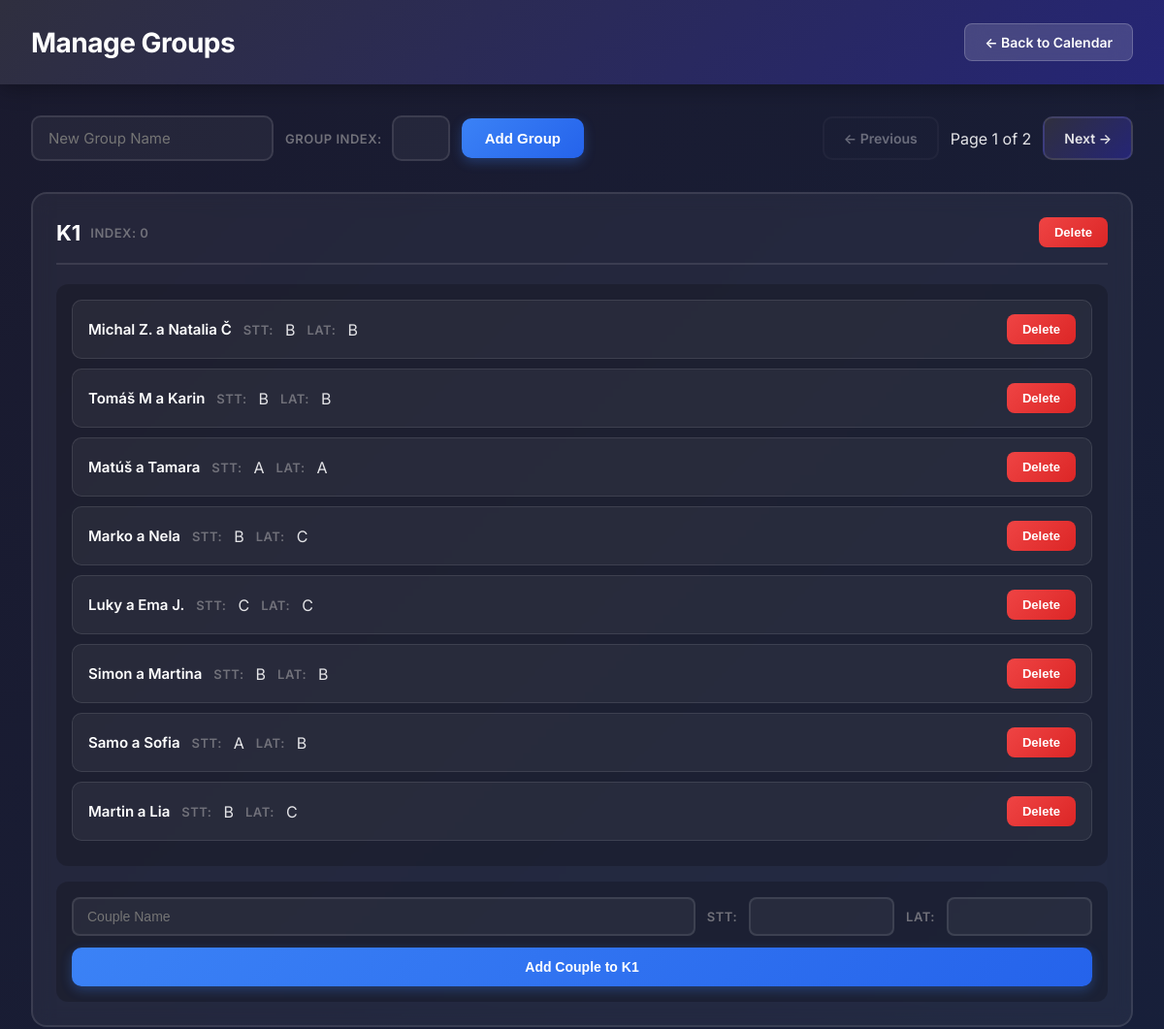
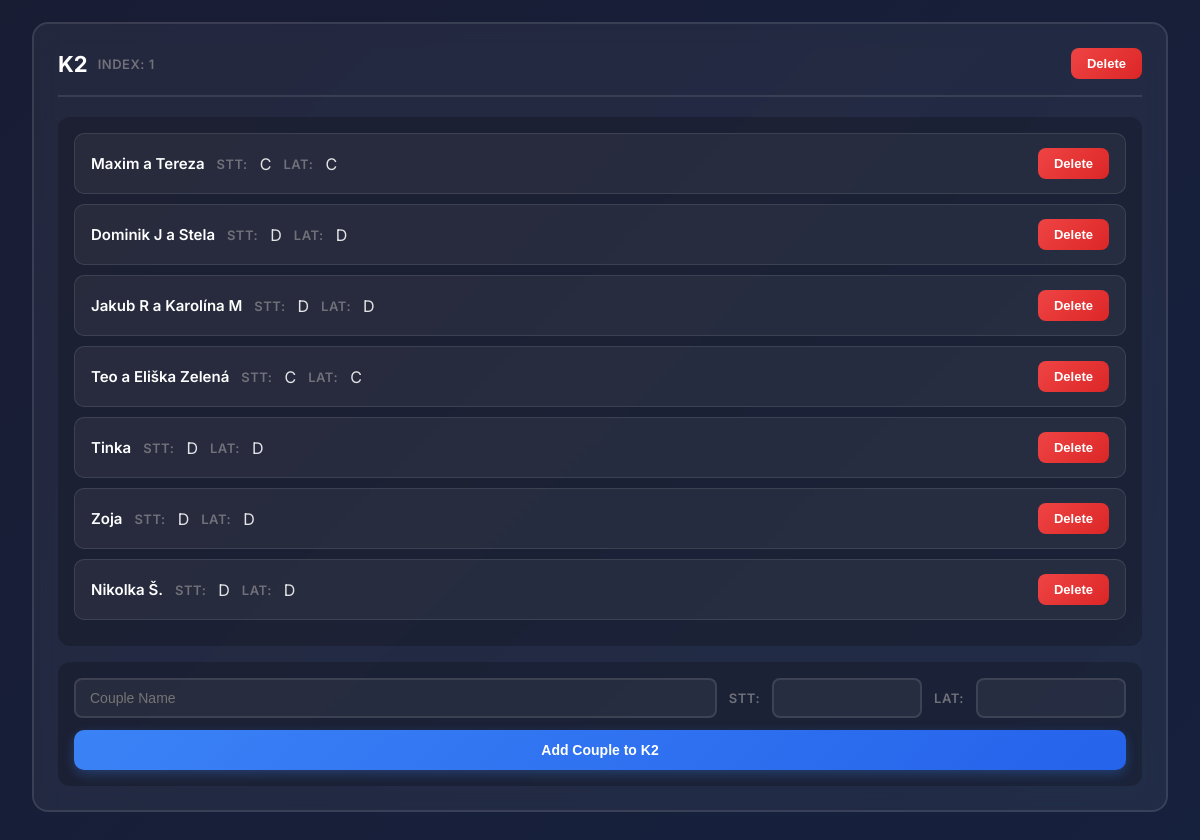
/manage_groups/, run on the app's committed database (2 pictures, top to bottom).
### main/models.py (models this page shows, shortened)
class Group(models.Model):
    name = models.CharField(max_length=200)
    index = models.IntegerField(default=0)  # For sorting groups
    couples = []

class Couple(models.Model):
    name = models.CharField(max_length=200)
    min_duration = models.IntegerField(default=60)
    group = models.ForeignKey('Group', on_delete=models.CASCADE, related_name='couples', null=True, blank=True)
    dance_class_lat = models.CharField(max_length=100,)
    dance_class_stt = models.CharField(max_length=100,)

### main/views.py (the view)
# urls.py: path('manage_groups/', views.manage_groups, name='manage_groups'),
def manage_groups(request):
    all_groups = Group.objects.all()
    paginator = Paginator(all_groups, 2)
    page_number = request.GET.get('page', 1)
    page_obj = paginator.get_page(page_number)
    error_message = request.GET.get('error', None)
    success_message = request.GET.get('success', None)
    return render(request, 'manage_groups.html', {
        'page_obj':page_obj,
        'groups':page_obj.object_list,
        'error_message': error_message,
        'success_message': success_message,
    })

### main/templates/manage_groups.html (shortened to what this page needs)
<!DOCTYPE html>
<html lang="en">
<head>
</head>
<body>
    <div class="header">
        <h1>Manage Groups</h1>
        <a href="{% url 'calendar_view' %}" class="header-nav-btn">← Back to Calendar</a>
    </div>
    <div class="main-container">
        <div class="top-bar">
            <form method="POST" action="{% url 'add_group' %}" class="add-group-form">
                <input type="text" name="group_name" class="auto-width-input" placeholder="New Group Name" required>
                <div style="display: flex; align-items: center; gap: 10px;">
                <span class="small-label">Group Index: </span>
                <input type="text" name="group_index">
                </div>
                <button type="submit" class="btn-add">Add Group</button>
            </form>
            <div class="nav-buttons">
                <a id="prev-page"
                   class="nav-btn{% if not page_obj.has_previous %} disabled{% endif %}"
                   {% if page_obj.has_previous %}
                   href="?page={{ page_obj.previous_page_number }}"
                   data-target-page="{{ page_obj.previous_page_number }}"
                   {% else %}
                   aria-disabled="true" style="pointer-events: none;"
                   {% endif %}>← Previous</a>
                <span>Page {{ page_obj.number }} of {{ page_obj.paginator.num_pages }}</span>
                <a id="next-page"
                   class="nav-btn{% if not page_obj.has_next %} disabled{% endif %}"
                   {% if page_obj.has_next %}
                   href="?page={{ page_obj.next_page_number }}"
                   data-target-page="{{ page_obj.next_page_number }}"
                   {% else %}
                   aria-disabled="true" style="pointer-events: none;"
                   {% endif %}>Next →</a>
            </div>
        </div>
        <div class="slider-container">
            <div id="groups-slider" class="groups-slider">
                <div class="groups-page" data-page="{{ page_obj.number }}">
                    {% include 'partials/groups_page.html' %}
                </div>
            </div>
        </div>
    </div>
</body>
</html>

### main/templates/partials/groups_page.html (shortened to what this page needs)
{% for group in groups %}
<div class="group-card" data-group-id="{{ group.id }}">
    <div class="group-header">
        <div style="display: flex; align-items: center; gap: 10px;">
            <h3 style="margin: 0; padding: 0;" contenteditable="true"
                data-group-id="{{ group.id }}"
                data-original="{{ group.name }}"
                class="editable-group-name"
                title="Click to edit; Enter to save">{{ group.name }}</h3>
            <span class="small-label">Index:
             <span contenteditable="true"
                    data-group-id="{{ group.id }}"
                    data-original="{{ group.index }}"
                    class="editable-group-index"
                    title="Click to edit; Enter to save">{{ group.index }}</span>
            </span>
        </div>
        <form method="POST" action="{% url 'delete_group' group.id %}" style="margin: 0;">
            <button type="submit" class="btn-delete"
                    onclick="return confirm('Delete {{ group.name }}?')">Delete</button>
        </form>
    </div>
    {% if group.couples.all %}
    <div class="couple-list">
        {% for couple in group.couples.all %}
        <div class="couple-item" draggable="true"
             data-couple-id="{{ couple.id }}" data-group-id="{{ group.id }}">
            <div>
                <span class="editable-couple" contenteditable="true"
                      data-couple-id="{{ couple.id }}"
                      data-original="{{ couple.name }}">{{ couple.name }}</span>
                <span class="small-label">STT:</span>
                <span contenteditable="true"
                      data-couple-id="{{ couple.id }}"
                      data-original="{{ couple.dance_class_stt }}"
                      class="editable-couple-dance-class-stt"
                      >{{ couple.dance_class_stt }}</span>
                <span class="small-label">LAT:</span>
                <span contenteditable="true"
                      data-couple-id="{{ couple.id }}"
                      data-original="{{ couple.dance_class_lat }}"
                      class="editable-couple-dance-class-lat">{{ couple.dance_class_lat }}</span>
            </div>
            <form method="POST" action="{% url 'delete_couple' couple.id %}" style="margin: 0;">
                <button type="submit" class="btn-delete">Delete</button>
            </form>
        </div>
        {% endfor %}
    </div>
    {% else %}
    <div class="couple-list">
        <p style="color: #71717a; text-align: center; padding: 20px;">No Couples Added</p>
    </div>
    {% endif %}
    <form method="POST" action="{% url 'add_couple' %}" class="add-couple-form">
        <div class="assign-row">
            <div class="assign-fields">
                <input type="text" name="couple_name" placeholder="Couple Name" required>
                <span class="small-label">STT:</span>
                <input type="text" name="dance_class_stt" style="max-width: 100px;" required>
                <span class="small-label">LAT:</span>
                <input type="text" name="dance_class_lat" style="max-width: 100px;" required>
            </div>
            <button type="submit">Add Couple to {{ group.name }}</button>
        </div>
    </form>
</div>
{% endfor %}

### data on the page
Group: name "K1", index "0"
Couple: name "Michal Z. a Natalia Č", dance_class_stt "B", dance_class_lat "B"
Couple: name "Tomáš M a Karin", dance_class_stt "B", dance_class_lat "B"
Couple: name "Matúš a Tamara", dance_class_stt "A", dance_class_lat "A"
Couple: name "Marko a Nela", dance_class_stt "B", dance_class_lat "C"
Couple: name "Luky a Ema J.", dance_class_stt "C", dance_class_lat "C"
Couple: name "Simon a Martina", dance_class_stt "B", dance_class_lat "B"
Couple: name "Samo a Sofia", dance_class_stt "A", dance_class_lat "B"
Couple: name "Martin a Lia", dance_class_stt "B", dance_class_lat "C"
Group: name "K2", index "1"
Couple: name "Maxim a Tereza", dance_class_stt "C", dance_class_lat "C"
Couple: name "Dominik J a Stela", dance_class_stt "D", dance_class_lat "D"
Couple: name "Jakub R a Karolína M", dance_class_stt "D", dance_class_lat "D"
Couple: name "Teo a Eliška Zelená", dance_class_stt "C", dance_class_lat "C"
Couple: name "Tinka", dance_class_stt "D", dance_class_lat "D"
Couple: name "Zoja", dance_class_stt "D", dance_class_lat "D"
Couple: name "Nikolka Š.", dance_class_stt "D", dance_class_lat "D"

### other printed values
{{ page_obj.number }} "1"
{{ page_obj.paginator.num_pages }} "2"
